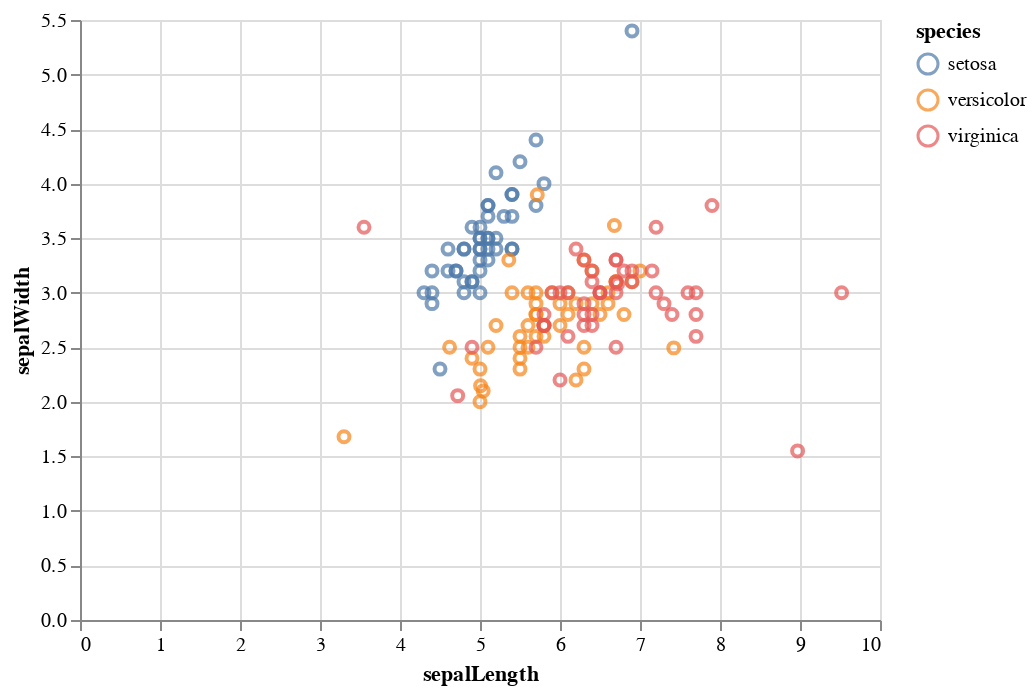

The notebook cell saved with this chart:
### Code cell
iris_mod_plot = alt.Chart(iris_modified).mark_point().encode(
    x=x,
    y=y,
    color='species',
    tooltip=(x,y)
).interactive()

iris_mod_plot

### Figure 1 — Vega-Lite specification as saved in the notebook (floating-point values rounded to 4 significant figures; data arrays with more than 128 entries replaced by an {"elided": "..."} marker saying what was removed)
{"config": {"view": {"continuousWidth": 400, "continuousHeight": 300}}, "data": {"name": "data-fc21786f4bc7e7397792f441e4d67b5c"}, "mark": "point", "encoding": {"color": {"field": "species", "type": "nominal"}, "tooltip": [{"field": "sepalLength", "type": "quantitative"}, {"field": "sepalWidth", "type": "quantitative"}], "x": {"field": "sepalLength", "type": "quantitative"}, "y": {"field": "sepalWidth", "type": "quantitative"}}, "selection": {"selector002": {"type": "interval", "bind": "scales", "encodings": ["x", "y"]}}, "$schema": "https://vega.github.io/schema/vega-lite/v4.17.0.json", "datasets": {"data-fc21786f4bc7e7397792f441e4d67b5c": {"elided": "139 records"}}}
